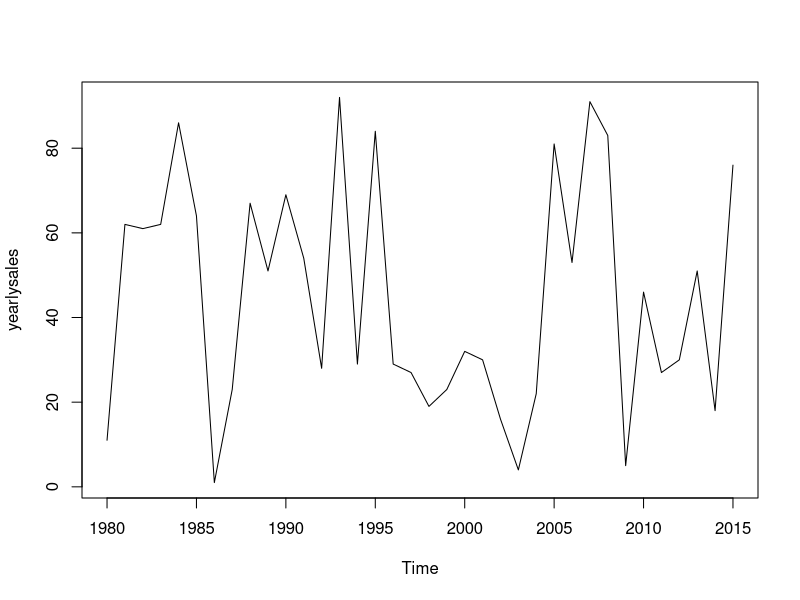
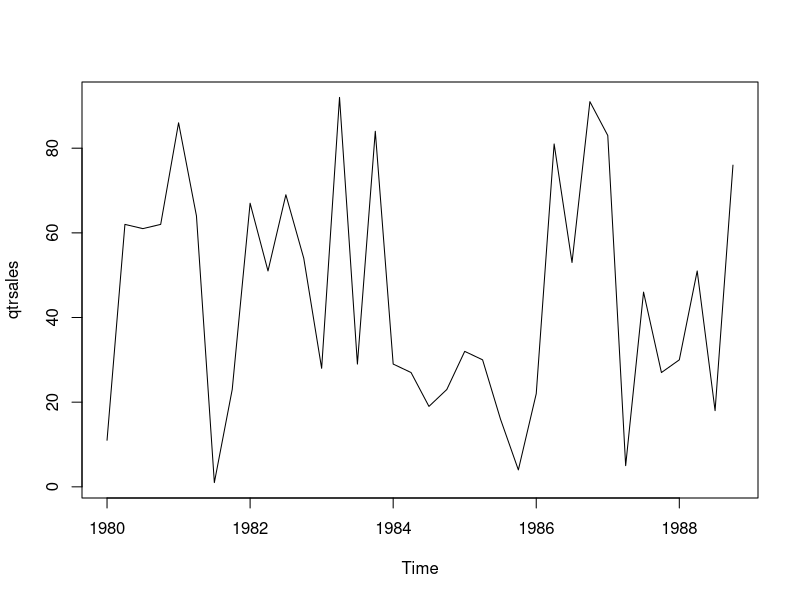

Generate these figures, in order, with R:
# create a time series data

#first create a vector of numerical values
# 36 observations 
set.seed(1234)
(sales = round(runif(3*12)*100,0))
length(sales)

#This data can be daily, weekly, monthly, quartler, yearly data
#create yearly time series : start year 1980

#Yearly----
(yearlysales = ts(sales, start=c(1980), frequency=1))   #frequency=1 means its a yearly series and c(1980) represents the start year
plot(yearlysales)
(yearlysales1 = ts(sales, start=c(1980,3), frequency=1)) 
# 3rd yr from 1980

methods(class=ts)

#Quarterly -----
12/4  # freq=4
(qtrsales = ts(sales, start=c(1980), frequency=4  ))
plot(qtrsales)
#list data from Qtr3 1980 to  1985
window(qtrsales, start=c(1980, 3), end=c(1985, 2))
?plot.rpart

#Monthly -----
12/12  # freq=12 start month=Mar/ 1990
(monsales = ts(sales, start=c(1990,3), frequency=12))

#create data from Feb 2000 to Nov 2002
(monsales1 = ts(sales, start=c(2000,2), end=c(2002,11), frequency=12))
length(monsales1)

#see subset of sales data : May 2000 to Aug 2001
window(monsales1, start=c(2000, 5), end=c(2001, 8))

sales2 = rnorm(365, mean=100, sd=10)
(dailysales = ts(sales2, start=c(2017,1), frequency=365))
window(dailysales, start=c(2017,1), end=c(2017,1))
head(sales2)
tail(sales2)
  
